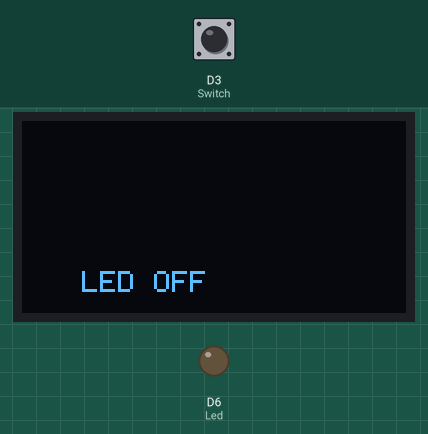
This sketch was run on a simulated ESP8266 (NodeMCU). On the bench: 128×64 one-colour display, output pins drawn as LEDs (lit = HIGH). Inputs (shaded band) come from the test bench; at power-on: D3 (Switch) HIGH.

Above: at 1.2 s.
1.3 s: D3 (Switch) pulled LOW for 0.15 s
At 2.5 s:
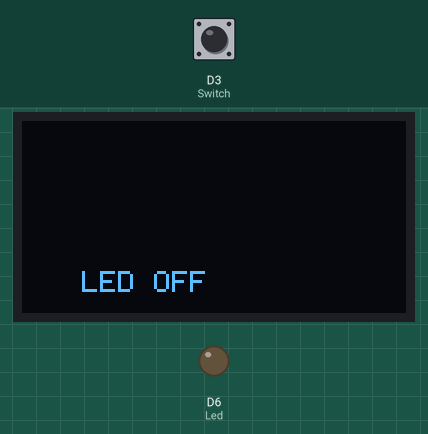
2.9 s: D3 (Switch) pulled LOW for 3.2 s
At 3.7 s:
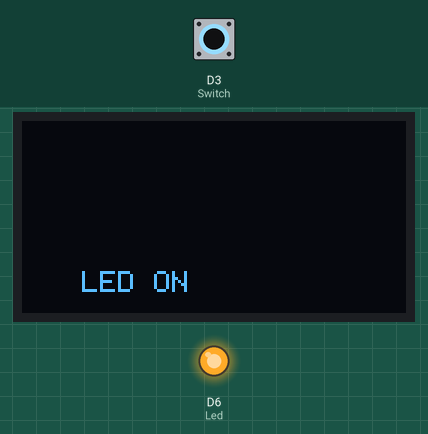
Timing chart, 0 to 7.6 s (numbered marks = the images above; inputs shaded):
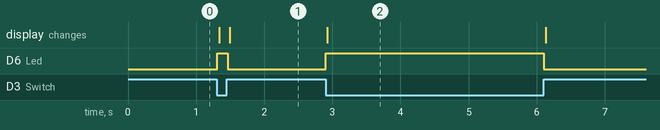

The sketch:

OLED_display_program.ino
```cpp
#include <SPI.h>
#include <Wire.h>
#include <Adafruit_GFX.h>
#include <Adafruit_SSD1306.h>

#define OLED_RESET D5
/* Object named display, of the class Adafruit_SSD1306 */
Adafruit_SSD1306 display(OLED_RESET);

#if (SSD1306_LCDHEIGHT != 64)
#error("Height incorrect, please fix Adafruit_SSD1306.h!");
#endif

int Switch = D3;
int Led = D6;
int Switch1;

void setup()   {
  pinMode(Led,OUTPUT);
  pinMode(Switch,INPUT_PULLUP);
  display.begin(SSD1306_SWITCHCAPVCC, 0x3C); /* Initialize display with address 0x3C */
  display.clearDisplay();
  display.setTextSize(1);  /* Select font size of text. Increases with size of argument. */
  display.setTextColor(WHITE);
}

void loop() {
 Switch1 = digitalRead(Switch);
 if (Switch1 == LOW){
  digitalWrite(Led,HIGH);
  display.clearDisplay(); /* Clear display */
  display.setCursor(20,50);  /* Set x,y coordinates */
  display.println("LED ON");
  display.display();
 }
 else if (Switch1 == HIGH){
  display.clearDisplay();
  display.setCursor(20,50);  /* Set x,y coordinates */
  display.println("LED OFF");
  digitalWrite(Led,LOW);
  display.display();
}
}
```

Measured:
- after the input at 1.3 s, D6 (Led): LOW → HIGH at once, → LOW 0.15 s later; the display: first changes at once (image 1 shows a later state)
- after the input at 2.9 s, D6 (Led): LOW → HIGH at once, → LOW 3.2 s later; the display: changes at once (image 2)
